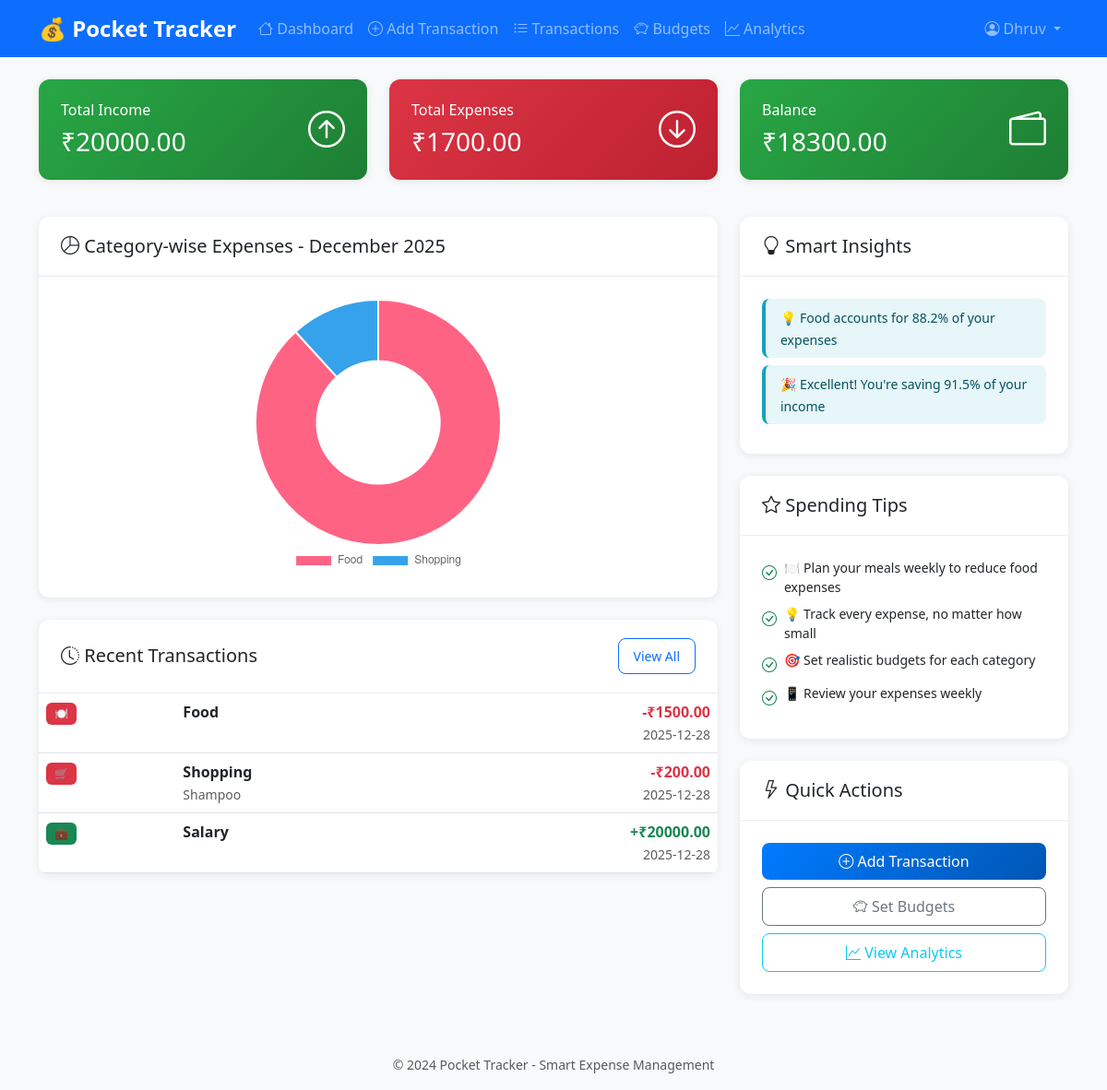
The page / (signed in) on the database its author committed.
### tables this page shows
CREATE TABLE transactions (
                id INTEGER PRIMARY KEY AUTOINCREMENT,
                user_id INTEGER NOT NULL,
                amount DECIMAL(10,2) NOT NULL,
                type VARCHAR(10) NOT NULL CHECK (type IN ('income', 'expense')),
                category_id INTEGER NOT NULL,
                payment_mode VARCHAR(20) NOT NULL,
                description TEXT,
                transaction_date DATE NOT NULL,
                created_at TIMESTAMP DEFAULT CURRENT_TIMESTAMP,
                FOREIGN KEY (user_id) REFERENCES users (id),
                FOREIGN KEY (category_id) REFERENCES categories (id)
            );

CREATE TABLE categories (
                id INTEGER PRIMARY KEY AUTOINCREMENT,
                name VARCHAR(50) NOT NULL,
                icon VARCHAR(20) DEFAULT '💰',
                is_default BOOLEAN DEFAULT 0
            );

### main.py (the view)
@main_bp.route('/')
@login_required
def dashboard():
    user_id = session['user_id']
    now = datetime.now()
    monthly_summary = transaction_model.get_monthly_summary(user_id, now.year, now.month)
    recent_transactions = transaction_model.get_user_transactions(user_id, limit=10)
    category_expenses = transaction_model.get_category_expenses(user_id, now.year, now.month)
    insights = insights_engine.generate_insights(user_id)
    spending_tips = insights_engine.get_spending_tips(user_id)
    return render_template('main/dashboard.html',
                         summary=monthly_summary,
                         transactions=recent_transactions,
                         category_expenses=category_expenses,
                         insights=insights,
                         tips=spending_tips,
                         current_month=now.strftime('%B %Y'))

### auth.py (called while the page is built)
def login_required(f):
    from functools import wraps
    @wraps(f)
    def decorated_function(*args, **kwargs):
        if 'user_id' not in session:
            flash('Please log in to access this page', 'error')
            return redirect(url_for('auth.login'))
        return f(*args, **kwargs)
    return decorated_function

### insights.py (called while the page is built)
    def _get_monthly_summary(self, user_id: int, year: int, month: int) -> Dict:
        conn = self.db.get_connection()
        cursor = conn.cursor()
        cursor.execute('''
            SELECT
                type,
                SUM(amount) as total
            FROM transactions
            WHERE user_id = ?
            AND strftime('%Y', transaction_date) = ?
            AND strftime('%m', transaction_date) = ?
            GROUP BY type
        ''', (user_id, str(year), f"{month:02d}"))
        results = cursor.fetchall()
        conn.close()
        summary = {'income': 0, 'expense': 0}
        for row in results:
            summary[row['type']] = float(row['total'])
        return summary

### models.py (called while the page is built)
    def get_connection(self):
        conn = sqlite3.connect(self.db_path)
        conn.row_factory = sqlite3.Row
        return conn

    def get_user_transactions(self, user_id: int, limit: int = 50) -> List[Dict]:
        conn = self.db.get_connection()
        cursor = conn.cursor()
        cursor.execute('''
            SELECT t.*, c.name as category_name, c.icon as category_icon
            FROM transactions t
            JOIN categories c ON t.category_id = c.id
            WHERE t.user_id = ?
            ORDER BY t.transaction_date DESC, t.created_at DESC
            LIMIT ?
        ''', (user_id, limit))
        transactions = cursor.fetchall()
        conn.close()
        return [dict(t) for t in transactions]

### Pocket Traker/templates/main/dashboard.html (shortened to what this page needs)
{% extends "base.html" %}
{% block content %}
<div class="row mb-4">
    <div class="col-md-4 mb-3">
        <div class="card bg-success text-white">
            <div class="card-body">
                <div class="d-flex justify-content-between">
                    <div>
                        <h6 class="card-title">Total Income</h6>
                        <h3 class="mb-0">₹{{ "%.2f"|format(summary.income) }}</h3>
                    </div>
                    <div class="align-self-center">
                        <i class="bi bi-arrow-up-circle fs-1"></i>
                    </div>
                </div>
            </div>
        </div>
    </div>
    <div class="col-md-4 mb-3">
        <div class="card bg-danger text-white">
            <div class="card-body">
                <div class="d-flex justify-content-between">
                    <div>
                        <h6 class="card-title">Total Expenses</h6>
                        <h3 class="mb-0">₹{{ "%.2f"|format(summary.expense) }}</h3>
                    </div>
                    <div class="align-self-center">
                        <i class="bi bi-arrow-down-circle fs-1"></i>
                    </div>
                </div>
            </div>
        </div>
    </div>
    <div class="col-md-4 mb-3">
        <div class="card bg-{{ 'success' if summary.balance >= 0 else 'warning' }} text-white">
            <div class="card-body">
                <div class="d-flex justify-content-between">
                    <div>
                        <h6 class="card-title">Balance</h6>
                        <h3 class="mb-0">₹{{ "%.2f"|format(summary.balance) }}</h3>
                    </div>
                    <div class="align-self-center">
                        <i class="bi bi-wallet2 fs-1"></i>
                    </div>
                </div>
            </div>
        </div>
    </div>
</div>
<div class="row">
    <div class="col-lg-8">
        <div class="card mb-4">
            <div class="card-header">
                <h5 class="card-title mb-0">
                    <i class="bi bi-pie-chart"></i> Category-wise Expenses - {{ current_month }}
                </h5>
            </div>
            <div class="card-body">
                {% if category_expenses %}
                    <canvas id="categoryChart" height="300"></canvas>
                {% endif %}
            </div>
        </div>
        <div class="card">
            <div class="card-header d-flex justify-content-between align-items-center">
                <h5 class="card-title mb-0">
                    <i class="bi bi-clock-history"></i> Recent Transactions
                </h5>
                <a href="{{ url_for('main.transactions') }}" class="btn btn-sm btn-outline-primary">
                    View All
                </a>
            </div>
            <div class="card-body p-0">
                {% if transactions %}
                    <div class="table-responsive">
                        <table class="table table-hover mb-0">
                            <tbody>
                                {% for transaction in transactions %}
                                <tr>
                                    <td>
                                        <span class="badge bg-{{ 'success' if transaction.type == 'income' else 'danger' }}">
                                            {{ transaction.category_icon }}
                                        </span>
                                    </td>
                                    <td>
                                        <strong>{{ transaction.category_name }}</strong>
                                        {% if transaction.description %}
                                            <br><small class="text-muted">{{ transaction.description }}</small>
                                        {% endif %}
                                    </td>
                                    <td class="text-end">
                                        <span class="fw-bold text-{{ 'success' if transaction.type == 'income' else 'danger' }}">
                                            {{ '+' if transaction.type == 'income' else '-' }}₹{{ "%.2f"|format(transaction.amount) }}
                                        </span>
                                        <br><small class="text-muted">{{ transaction.transaction_date }}</small>
                                    </td>
                                </tr>
                                {% endfor %}
                            </tbody>
                        </table>
                    </div>
                {% else %}
                    <div class="text-center py-4 text-muted">
                        <i class="bi bi-receipt fs-1"></i>
                        <p class="mt-2">No transactions yet</p>
                    </div>
                {% endif %}
            </div>
        </div>
    </div>
    <div class="col-lg-4">
        <div class="card mb-4">
            <div class="card-header">
                <h5 class="card-title mb-0">
                    <i class="bi bi-lightbulb"></i> Smart Insights
                </h5>
            </div>
            <div class="card-body">
                {% if insights %}
                    {% for insight in insights %}
                        <div class="alert alert-info py-2 px-3 mb-2">
                            <small>{{ insight }}</small>
                        </div>
                    {% endfor %}
                {% else %}
                    <p class="text-muted mb-0">Add more transactions to get personalized insights!</p>
                {% endif %}
            </div>
        </div>
        <div class="card mb-4">
            <div class="card-header">
                <h5 class="card-title mb-0">
                    <i class="bi bi-star"></i> Spending Tips
                </h5>
            </div>
            <div class="card-body">
                {% for tip in tips %}
                    <div class="d-flex align-items-start mb-2">
                        <i class="bi bi-check-circle text-success me-2 mt-1"></i>
                        <small>{{ tip }}</small>
                    </div>
                {% endfor %}
            </div>
        </div>
        <div class="card">
            <div class="card-header">
                <h5 class="card-title mb-0">
                    <i class="bi bi-lightning"></i> Quick Actions
                </h5>
            </div>
            <div class="card-body">
                <div class="d-grid gap-2">
                    <a href="{{ url_for('main.add_transaction') }}" class="btn btn-primary">
                        <i class="bi bi-plus-circle"></i> Add Transaction
                    </a>
                    <a href="{{ url_for('main.budgets') }}" class="btn btn-outline-secondary">
                        <i class="bi bi-piggy-bank"></i> Set Budgets
                    </a>
                    <a href="{{ url_for('main.analytics') }}" class="btn btn-outline-info">
                        <i class="bi bi-graph-up"></i> View Analytics
                    </a>
                </div>
            </div>
        </div>
    </div>
</div>
{% endblock %}
{% block scripts %}
<script>
// Category Chart
{% if category_expenses %}
const categoryData = {
    labels: [{% for cat in category_expenses %}'{{ cat.name }}'{{ ',' if not loop.last }}{% endfor %}],
    datasets: [{
        data: [{% for cat in category_expenses %}{{ cat.total }}{{ ',' if not loop.last }}{% endfor %}],
        backgroundColor: [
            '#FF6384', '#36A2EB', '#FFCE56', '#4BC0C0',
            '#9966FF', '#FF9F40', '#FF6384', '#C9CBCF'
        ]
    }]
};
const categoryChart = new Chart(document.getElementById('categoryChart'), {
    type: 'doughnut',
    data: categoryData,
    options: {
        responsive: true,
        maintainAspectRatio: false,
        plugins: {
            legend: {
                position: 'bottom'
            }
        }
    }
});
{% endif %}
</script>
{% endblock %}

### Pocket Traker/static/css/style.css (style rules this page uses)
:root { --primary-color: #007bff; --success-color: #28a745; --danger-color: #dc3545; --warning-color: #ffc107; --info-color: #17a2b8; --light-color: #f8f9fa; --dark-color: #343a40; }
body { background-color: #f8f9fa; font-family: 'Segoe UI', Tahoma, Geneva, Verdana, sans-serif; }
.card { border: none; border-radius: 12px; box-shadow: 0 2px 10px rgba(0, 0, 0, 0.08); transition: transform 0.2s ease, box-shadow 0.2s ease; }
.card-header { background-color: transparent; border-bottom: 1px solid #e9ecef; padding: 1.25rem 1.5rem; }
.card-body { padding: 1.5rem; }
.card.bg-success, .card.bg-danger, .card.bg-warning, .card.bg-primary { border: none; background: linear-gradient(135deg, var(--primary-color), #0056b3); }
.card.bg-success { background: linear-gradient(135deg, var(--success-color), #1e7e34); }
.card.bg-danger { background: linear-gradient(135deg, var(--danger-color), #bd2130); }
.btn { border-radius: 8px; font-weight: 500; padding: 0.5rem 1rem; transition: all 0.2s ease; }
.btn-primary { background: linear-gradient(135deg, var(--primary-color), #0056b3); border: none; }
.table { border-radius: 8px; overflow: hidden; }
.badge { font-size: 0.75rem; padding: 0.5em 0.75em; border-radius: 6px; }
.alert { border: none; border-radius: 8px; border-left: 4px solid; }
.alert-info { border-left-color: var(--info-color); background-color: rgba(23, 162, 184, 0.1); }
canvas { max-height: 400px; }
.fade-in { animation: fadeIn 0.5s ease-in; }

### rows shown on the page
transactions: type "-", amount "1500.00"
transactions: type "-", amount "200.00"
transactions: type "+", amount "20000.00"

### other values the page prints
{{ session.username }} "Dhruv"
{{ "%.2f"|format(summary.income) }} "20000.00"
{{ "%.2f"|format(summary.expense) }} "1700.00"
{{ "%.2f"|format(summary.balance) }} "18300.00"
{{ insight }} "💡 Food accounts for 88.2% of your expenses" "🎉 Excellent! You're saving 91.5% of your income"
{{ tip }} "🍽️ Plan your meals weekly to reduce food expenses" "💡 Track every expense, no matter how small" "🎯 Set realistic budgets for each category" "📱 Review your expenses weekly"
chart data {{ cat.name }} Food, Shopping
chart data {{ cat.total }} 1500, 200
